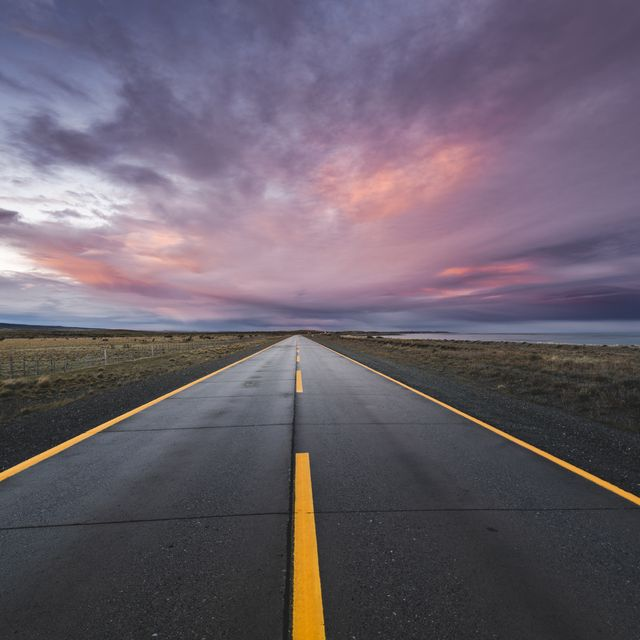
#> input picture 3/Data/image.jpg, 640 x 640 px
$ jupyter execute labwork3.ipynb
#> lines starting #> are read from the running program, lines starting #| are printed output that depends on the picture; after the words box and inside, x2 and y2 are one past the last pixel; in counts of white or black regions, pixels touching at a corner belong together
# Лабораторна робота № 3

## ІП-14 Бабіч Денис

---

# Підготовчий етап

## Імпортування необхідних модулів

[cell 1]
import cv2
import numpy as np
from typing import List

## Створення допоміжних функцій

[cell 2]
def show_image(image: np.ndarray, title: str = "") -> None:
    cv2.imshow(title, image)
    cv2.waitKey(0)
    cv2.destroyAllWindows()

def preprocess_image(image: np.ndarray, kernel_size: int, is_debug: bool = False) -> np.ndarray:
    grayscale_image = cv2.cvtColor(image, cv2.COLOR_BGR2GRAY)
    blurred_image = cv2.GaussianBlur(grayscale_image, (kernel_size, kernel_size), 0)

    if is_debug:
        show_image(grayscale_image, "Processed grayscale image")
        show_image(blurred_image, "Processed blurred grayscale image")

    return blurred_image

def get_masked_edges(image: np.ndarray, roi_vertices: np.ndarray, is_debug: bool = False) -> np.ndarray:
    ROI_COLOR_POLYGON = (255, 255, 255)
    THRESHOLD_LOW = 75
    THRESHOLD_HIGH = 200

    detected_edges = cv2.Canny(image, THRESHOLD_LOW, THRESHOLD_HIGH)
    mask = np.zeros_like(detected_edges)
    cv2.fillPoly(mask, [roi_vertices], ROI_COLOR_POLYGON)
    masked_image = cv2.bitwise_and(detected_edges, mask)

    if is_debug:
        ROI_OUTLINE_THICKNESS = 2
        ROI_COLOR_OUTLINE = (0, 255, 0)
        debug_image = np.zeros_like(image)

        show_image(detected_edges, "Detected edges")

        cv2.fillPoly(debug_image, [roi_vertices], ROI_COLOR_POLYGON)

        show_image(debug_image, "ROI")

        cv2.polylines(debug_image, [roi_vertices.reshape((-1, 1, 2))], isClosed = True, color = ROI_COLOR_OUTLINE, thickness = ROI_OUTLINE_THICKNESS)

        debug_image = cv2.bitwise_and(image, debug_image)

        show_image(debug_image, "ROI")

    return masked_image

def get_markup_lines(masked_edges: np.ndarray, rho: float, threshold: int, min_length: float, max_gap: float) -> np.ndarray:
    THETA = np.pi / 180
    lines = cv2.HoughLinesP(masked_edges, rho, THETA, threshold, np.array([]), min_length, max_gap)
    return lines

def draw_markup_lines(image: np.ndarray, lines: list, color: List[int] = [0, 255, 0], thickness: int = 3):
    if lines is None or len(lines) == 0:
        return

    x_bottom_pos = []
    x_upper_pos = []
    x_bottom_neg = []
    x_upper_neg = []

    y_bottom = image.shape[0]
    y_upper = image.shape[0] - image.shape[0] // 2.1

    for line in lines:
        for x1, y1, x2, y2 in line:
            if (x2 - x1) != 0:
                if ((y2 - y1) / (x2 - x1)) > 0.1 and ((y2 - y1) / (x2 - x1)) < 1.0:
                    slope = ((y2 - y1) / (x2 - x1))
                    b1 = y1 - slope * x1
                    x_bottom_pos.append((y_bottom - b1) / slope)
                    x_upper_pos.append((y_upper - b1) / slope)

                elif ((y2 - y1) / (x2 - x1)) < -0.1 and ((y2 - y1) / (x2 - x1)) > -1.0:
                    slope = ((y2 - y1) / (x2 - x1))
                    b1 = y1 - slope * x1
                    x_bottom_neg.append((y_bottom - b1) / slope)
                    x_upper_neg.append((y_upper - b1) / slope)

    lines_mean = np.array([
      [np.mean(x_bottom_pos), np.mean(y_bottom), np.mean(x_upper_pos), np.mean(y_upper)],
      [np.mean(x_bottom_neg), np.mean(y_bottom), np.mean(x_upper_neg), np.mean(y_upper)]
    ])

    for i in range(len(lines_mean)):
        if not np.isnan(lines_mean[i, 0]) and not np.isnan(lines_mean[i, 1]) and not np.isnan(lines_mean[i, 2]) and not np.isnan(lines_mean[i, 3]):
            cv2.line(image, (int(lines_mean[i, 0]), int(lines_mean[i, 1])), (int(lines_mean[i, 2]), int(lines_mean[i, 3])), color, thickness)

def show_markup(image: np.ndarray, roi_vertices: np.ndarray, rho: float, threshold: int, min_length: float, max_gap: float, color: List[int] = [0, 255, 0], thickness: int = 5, is_debug: bool = False) -> None:
    if is_debug:
        show_image(image, "Unprocessed stock image")

    preprocessed_image = preprocess_image(image, 5, is_debug)
    detected_edges = get_masked_edges(preprocessed_image, roi_vertices, is_debug)
    markup_lines = get_markup_lines(detected_edges, rho, threshold, min_length, max_gap)
    draw_markup_lines(image, markup_lines, color, thickness)

---

# Основний етап

## Застосування на прикладі зображення

[cell 3]
stock_image = cv2.imread("Data/image.jpg")
#> stock_image is the input picture: shape (640, 640, 3); mean B, G, R 107.6, 95.6, 105.1

RHO = 1
THRESHOLD = 15
MAX_LINES_GAP = 1
MIN_LINES_LENGTH = 1

HEIGHT, WIDTH = stock_image.shape[:2]
#> HEIGHT = 640; WIDTH = 640

HALF_WIDTH = WIDTH // 2
#> HALF_WIDTH = 320
HALF_HEIGHT = HEIGHT // 2
#> HALF_HEIGHT = 320
QUARTER_WIDTH = WIDTH // 4
#> QUARTER_WIDTH = 160
QUARTER_HEIGHT = HEIGHT // 4
#> QUARTER_HEIGHT = 160

roi_vertices = np.array([
    (0, HEIGHT),
    (0, HEIGHT - QUARTER_HEIGHT),
    (HALF_WIDTH, HALF_HEIGHT),
    (WIDTH, HEIGHT - QUARTER_HEIGHT),
    (WIDTH, HEIGHT)
], dtype = np.int32)

show_markup(stock_image, roi_vertices, RHO, THRESHOLD, MIN_LINES_LENGTH, MAX_LINES_GAP, is_debug = True)
#> in preprocess_image, `grayscale_image = cv2.cvtColor(image, cv2.COLOR_BGR2GRAY)`:
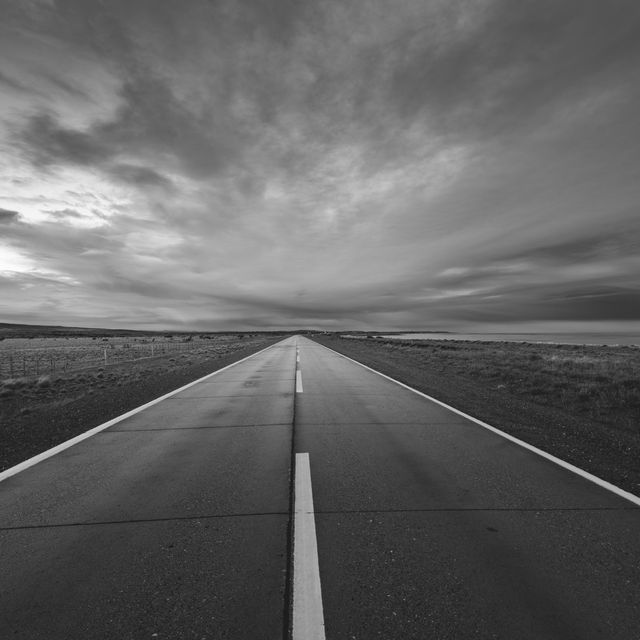
#> grayscale_image: shape (640, 640); min 18, max 254, mean 99.8
#> in get_masked_edges, `detected_edges = cv2.Canny(image, THRESHOLD_LOW, THRESHOLD_HIGH)`:
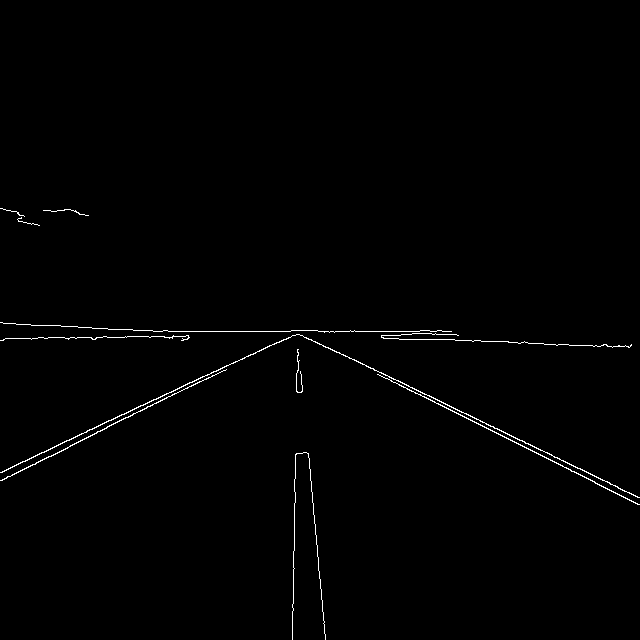
#> detected_edges: shape (640, 640); 0.78% white in thin lines or dots, all inside (x1, y1, x2, y2) = (0, 208, 640, 640)
#> in get_masked_edges, `cv2.fillPoly(mask, [roi_vertices], ROI_COLOR_POLYGON)`:
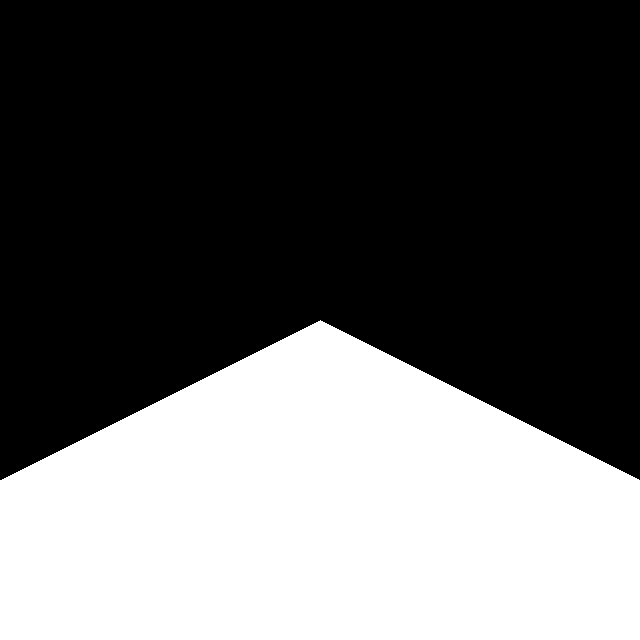
#> mask: shape (640, 640); 37.5% white; 1 white region, box (x1, y1, x2, y2) and area: (0, 320, 640, 640) 153440
#> in get_masked_edges, `masked_image = cv2.bitwise_and(detected_edges, mask)`:
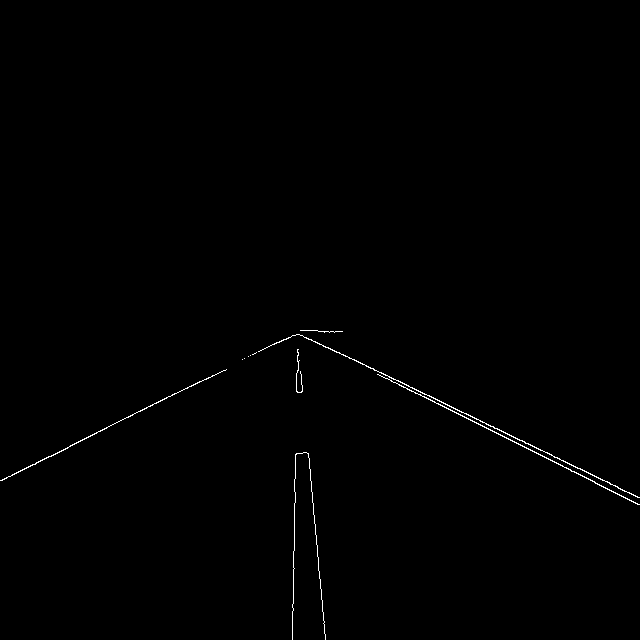
#> masked_image: shape (640, 640); 0.42% white in thin lines or dots, all inside (x1, y1, x2, y2) = (0, 330, 640, 640)
#> in get_masked_edges, `cv2.polylines(debug_image, [roi_vertices.reshape((-1, 1, 2))], isClose..`:
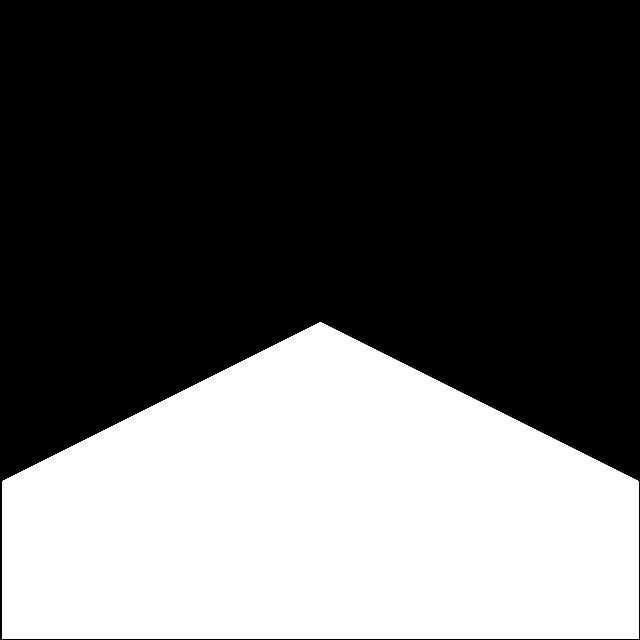
#> debug_image: shape (640, 640); 37% white; 1 white region, box (x1, y1, x2, y2) and area: (2, 322, 639, 639) 151367
#> in get_masked_edges, `debug_image = cv2.bitwise_and(image, debug_image)`:
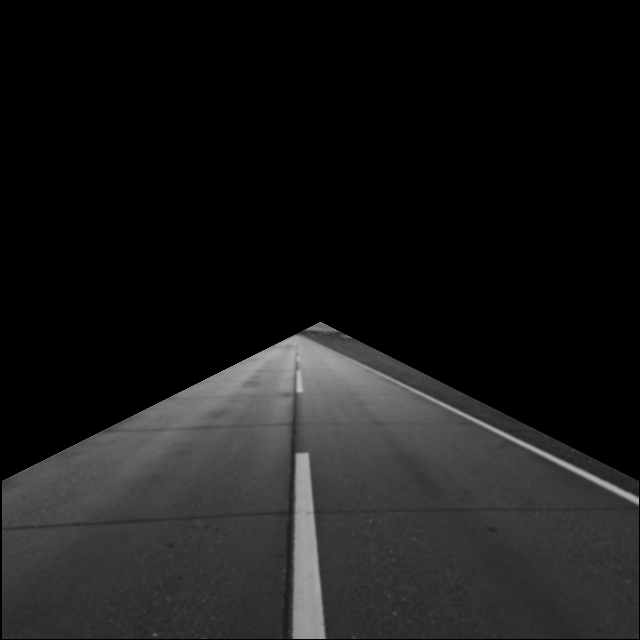
#> debug_image: shape (640, 640); min 0, max 190, mean 25.5
#> in get_markup_lines, `lines = cv2.HoughLinesP(masked_edges, rho, THETA, threshold, np.array(..`: lines = 46 rows, first 6: [438, 403, 638, 504], [412, 387, 638, 497], [292, 607, 292, 604], [295, 478, 295, 454], [40, 461, 197, 382], [320, 581, 320, 588]
#> in show_markup, `markup_lines = get_markup_lines(detected_edges, rho, threshold, min_le..`: markup_lines has the same summary as lines in get_markup_lines
#> the loop in draw_markup_lines, `for line in lines:` made 46 passes
#> line on passes 1 to 12: [[438, 403, 638, 504]], [[412, 387, 638, 497]], [[292, 607, 292, 604]], [[295, 478, 295, 454]], [[40, 461, 197, 382]], [[320, 581, 320, 588]], [[387, 378, 492, 431]], [[314, 515, 318, 568]], [[315, 341, 385, 375]], [[294, 534, 294, 506]], [[293, 603, 293, 580]], [[274, 344, 288, 337]]
#> after the loop in draw_markup_lines, `for line in lines:`: x_bottom_neg = [-315.7, -318, -316.5, -320, -316, -319, -391.5, -318]; x_bottom_pos = [907.3, 931.8, 906.1, 930.6, 906.9, 931.5, 909.9, 911, 911, 909, 910]; x_upper_neg = [288.4, 290, 286.7, 288, 292, 289, 292.5, 290]; x_upper_pos = [305.3, 307.2, 303.8, 304.7, 308.1, 304.5, 311.4, 303, 303, 301, 302]
#> in draw_markup_lines, `lines_mean = np.array([ [np.mean(x_bottom_pos), np.mean(y_bottom), np...`: lines_mean = [[915, 640, 304.9, 336], [-326.8, 640, 289.6, 336]]
#> the loop in draw_markup_lines, `for i in range(len(lines_mean)):` made 2 passes
show_image(stock_image, "Results")
